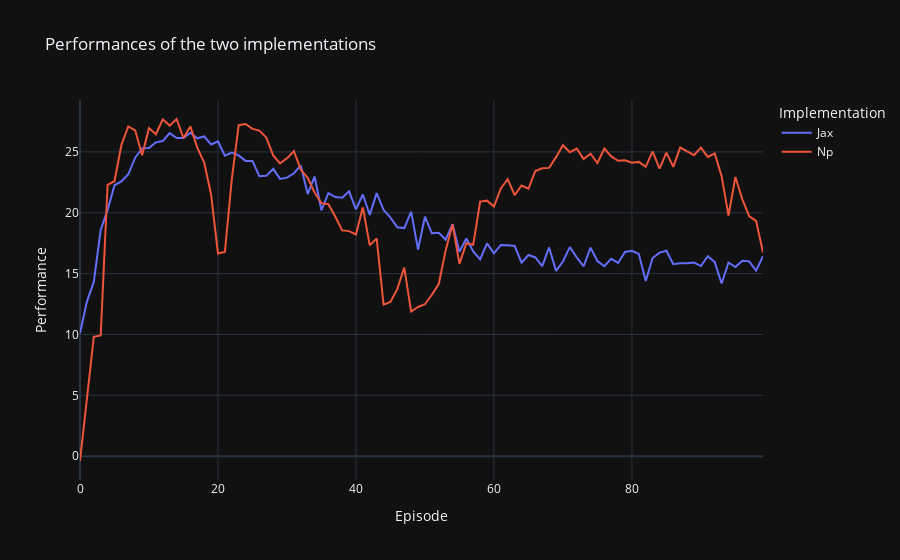

Notebook code cell kept with this figure:
### Markdown cell above
### Plots

### Code cell
# buld a dataframe with the performances in two column
performances = pd.DataFrame()

performances['Jax'] = pg_jax_results['performance']
performances['Np'] = pg_results['performance']

# Plot the performances
fig = px.line(performances, title='Performances of the two implementations', labels={'index':'Episode', 'value':'Performance', 'variable':'Implementation'})
fig.show()

### Figure 1 — Plotly figure (JSON) as saved in the notebook; plotly's stock layout.template omitted (floating-point values rounded to 4 significant figures)
{"data": [{"hovertemplate": "Implementation=Jax<br>Episode=%{x}<br>Performance=%{y}<extra></extra>", "legendgroup": "Jax", "line": {"color": "#636efa", "dash": "solid"}, "marker": {"symbol": "circle"}, "mode": "lines", "name": "Jax", "orientation": "v", "showlegend": true, "x": [0, 1, 2, 3, 4, 5, 6, 7, 8, 9, 10, 11, 12, 13, 14, 15, 16, 17, 18, 19, 20, 21, 22, 23, 24, 25, 26, 27, 28, 29, 30, 31, 32, 33, 34, 35, 36, 37, 38, 39, 40, 41, 42, 43, 44, 45, 46, 47, 48, 49, 50, 51, 52, 53, 54, 55, 56, 57, 58, 59, 60, 61, 62, 63, 64, 65, 66, 67, 68, 69, 70, 71, 72, 73, 74, 75, 76, 77, 78, 79, 80, 81, 82, 83, 84, 85, 86, 87, 88, 89, 90, 91, 92, 93, 94, 95, 96, 97, 98, 99], "xaxis": "x", "y": [10.11, 12.71, 14.32, 18.59, 20.24, 22.26, 22.57, 23.16, 24.53, 25.29, 25.32, 25.79, 25.9, 26.54, 26.14, 26.14, 26.58, 26.12, 26.27, 25.61, 25.87, 24.68, 24.95, 24.72, 24.26, 24.26, 23.0, 23.03, 23.61, 22.78, 22.88, 23.25, 23.9, 21.54, 22.98, 20.2, 21.62, 21.29, 21.24, 21.77, 20.28, 21.5, 19.83, 21.61, 20.24, 19.6, 18.8, 18.74, 20.1, 16.98, 19.68, 18.31, 18.36, 17.79, 19.07, 16.8, 17.88, 16.82, 16.18, 17.49, 16.67, 17.35, 17.32, 17.28, 15.91, 16.53, 16.33, 15.62, 17.15, 15.23, 16.0, 17.18, 16.34, 15.61, 17.14, 16.04, 15.61, 16.21, 15.88, 16.79, 16.88, 16.63, 14.4, 16.29, 16.73, 16.88, 15.78, 15.86, 15.86, 15.91, 15.62, 16.43, 15.95, 14.19, 15.92, 15.54, 16.06, 16.01, 15.25, 16.43], "yaxis": "y", "type": "scatter"}, {"hovertemplate": "Implementation=Np<br>Episode=%{x}<br>Performance=%{y}<extra></extra>", "legendgroup": "Np", "line": {"color": "#EF553B", "dash": "solid"}, "marker": {"symbol": "circle"}, "mode": "lines", "name": "Np", "orientation": "v", "showlegend": true, "x": [0, 1, 2, 3, 4, 5, 6, 7, 8, 9, 10, 11, 12, 13, 14, 15, 16, 17, 18, 19, 20, 21, 22, 23, 24, 25, 26, 27, 28, 29, 30, 31, 32, 33, 34, 35, 36, 37, 38, 39, 40, 41, 42, 43, 44, 45, 46, 47, 48, 49, 50, 51, 52, 53, 54, 55, 56, 57, 58, 59, 60, 61, 62, 63, 64, 65, 66, 67, 68, 69, 70, 71, 72, 73, 74, 75, 76, 77, 78, 79, 80, 81, 82, 83, 84, 85, 86, 87, 88, 89, 90, 91, 92, 93, 94, 95, 96, 97, 98, 99], "xaxis": "x", "y": [-0.3901, 4.695, 9.806, 9.925, 22.3, 22.59, 25.57, 27.09, 26.77, 24.72, 26.95, 26.45, 27.68, 27.16, 27.7, 26.14, 27.1, 25.35, 24.12, 21.51, 16.65, 16.78, 22.74, 27.19, 27.29, 26.89, 26.75, 26.19, 24.71, 24.06, 24.47, 25.06, 23.55, 22.87, 21.67, 20.79, 20.7, 19.69, 18.55, 18.49, 18.22, 20.45, 17.33, 17.9, 12.45, 12.67, 13.75, 15.5, 11.89, 12.26, 12.49, 13.26, 14.14, 16.91, 19.05, 15.81, 17.5, 17.38, 20.92, 21.0, 20.51, 21.99, 22.75, 21.45, 22.24, 21.97, 23.43, 23.65, 23.69, 24.57, 25.55, 24.98, 25.28, 24.42, 24.86, 24.09, 25.28, 24.63, 24.27, 24.32, 24.11, 24.18, 23.78, 25.04, 23.63, 24.94, 23.77, 25.36, 25.07, 24.74, 25.36, 24.59, 24.88, 23.01, 19.77, 22.94, 21.11, 19.72, 19.33, 16.74], "yaxis": "y", "type": "scatter"}], "layout": {"xaxis": {"anchor": "y", "domain": [0.0, 1.0], "title": {"text": "Episode"}}, "yaxis": {"anchor": "x", "domain": [0.0, 1.0], "title": {"text": "Performance"}}, "legend": {"title": {"text": "Implementation"}, "tracegroupgap": 0}, "title": {"text": "Performances of the two implementations"}}}
